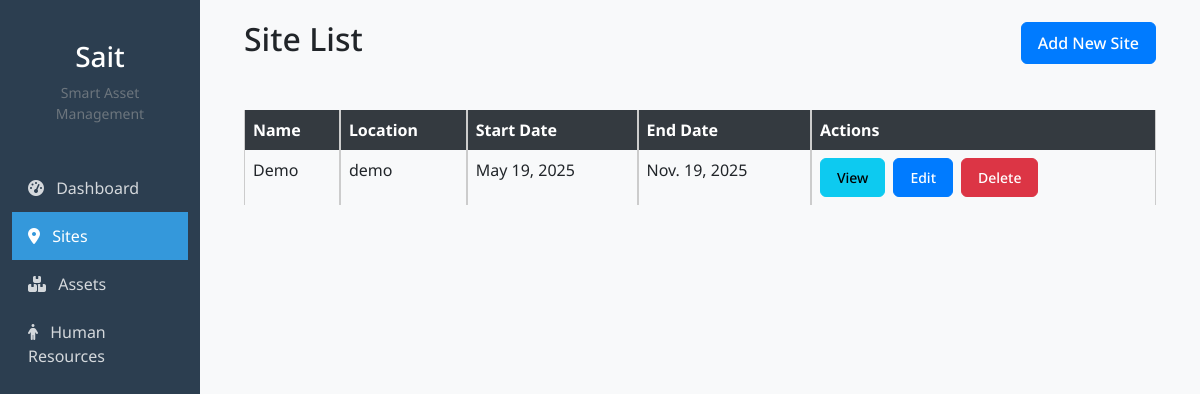
Before: /sites/ (signed in) with the older database file.
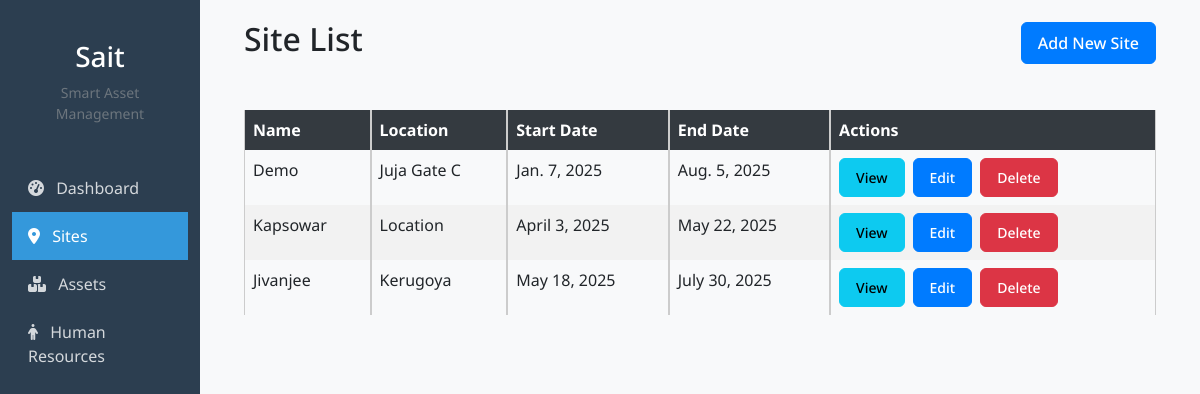
After: the same page with the newer database file.
### foreman/models.py (models this page shows, shortened)
class Site(models.Model):
    name = models.CharField(max_length=100)
    location = models.CharField(max_length=100)
    start_date = models.DateField()
    end_date = models.DateField()
    owner = models.ForeignKey(User, on_delete=models.CASCADE, related_name='sites',null=True, blank=True)

### foreman/views.py (the view)
# urls.py: path('sites/', views.site_list, name='site_list'),
@login_required
def site_list(request):
    sites = Site.objects.filter(owner=request.user)
    return render(request, 'site_list.html', {'sites': sites})

### foreman/templates/site_list.html
{% extends '_base.html' %}
{% block content %}
<div class="d-flex justify-content-between align-items-center mb-4">
    <h2>Site List</h2>
    <a href="{% url 'site_create' %}" class="btn btn-primary">Add New Site</a>
</div>
{% if sites %}
<div class="table-responsive">
    <table class="table table-bordered site-table">
        <thead>
            <tr>
                <th>Name</th>
                <th>Location</th>
                <th>Start Date</th>
                <th>End Date</th>
                <th>Actions</th>
            </tr>
        </thead>
        <tbody>
            {% for site in sites %}
            <tr>
                <td>{{ site.name }}</td>
                <td>{{ site.location }}</td>
                <td>{{ site.start_date }}</td>
                <td>{{ site.end_date }}</td>
                <td>
                    <div class="d-flex">
                        <a href="{% url 'site_detail' site.id %}" class="btn btn-sm btn-info me-2">View</a>
                        <a href="{% url 'site_update' site.id %}" class="btn btn-sm btn-primary me-2">Edit</a>
                        <a href="{% url 'site_delete' site.id %}" class="btn btn-sm btn-danger">Delete</a>
                    </div>
                </td>
            </tr>
            {% endfor %}
        </tbody>
    </table>
</div>
{% else %}
<div class="alert alert-info">
    No sites available. Please add a new site.
</div>
{% endif %}
{% endblock %}

Changed rows visible on the page:
changed Site "Demo": location "demo" → "Juja Gate C"; start_date "May 19, 2025" → "Jan. 7, 2025"; end_date "Nov. 19, 2025" → "Aug. 5, 2025"
now on this page (row edited): Site: name "Kapsowar", location "Location", start_date "April 3, 2025", end_date "May 22, 2025"
added Site: name "Jivanjee", location "Kerugoya", start_date "May 18, 2025", end_date "July 30, 2025"
